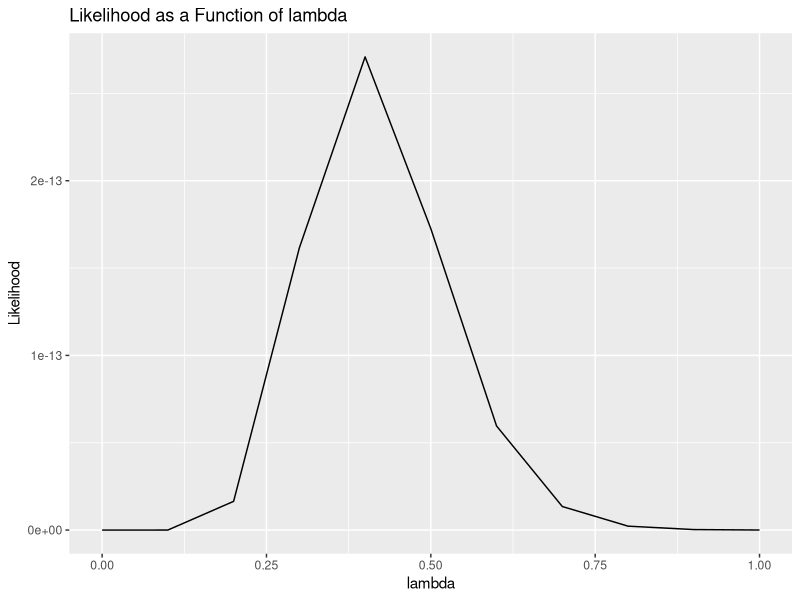

Recreate this plot in R.
## ---- chunk 1
knitr::opts_chunk$set(echo = TRUE)
## ---- chunk 2
1-2*pt(-1.96, df=9)
## ---- chunk 3
1-2*pt(-1.96, df=199)
## ---- chunk 4
times = c(2.65871285, 8.34273228, 5.09845548, 7.15064545,
0.39974647, 0.77206050, 5.43415199, 0.36422211,
3.30789126, 0.07621921, 2.13375997, 0.06577856,
1.73557740, 0.16524304, 0.27652044)
lambda_likelihood <- function(lambda) {
 return(lambda^length(times) * exp(-lambda * sum(times)))
}
lambda <- seq(0, 1, by = 0.1)

library(ggplot2)
qplot(lambda,
      sapply(lambda, function(lambda) {lambda_likelihood(lambda)}),
      geom = 'line',
      main = 'Likelihood as a Function of lambda',
      xlab = 'lambda',
      ylab = 'Likelihood')
## ---- chunk 5
optimize(lambda_likelihood, interval = lambda, maximum = TRUE)
1/mean(times)
